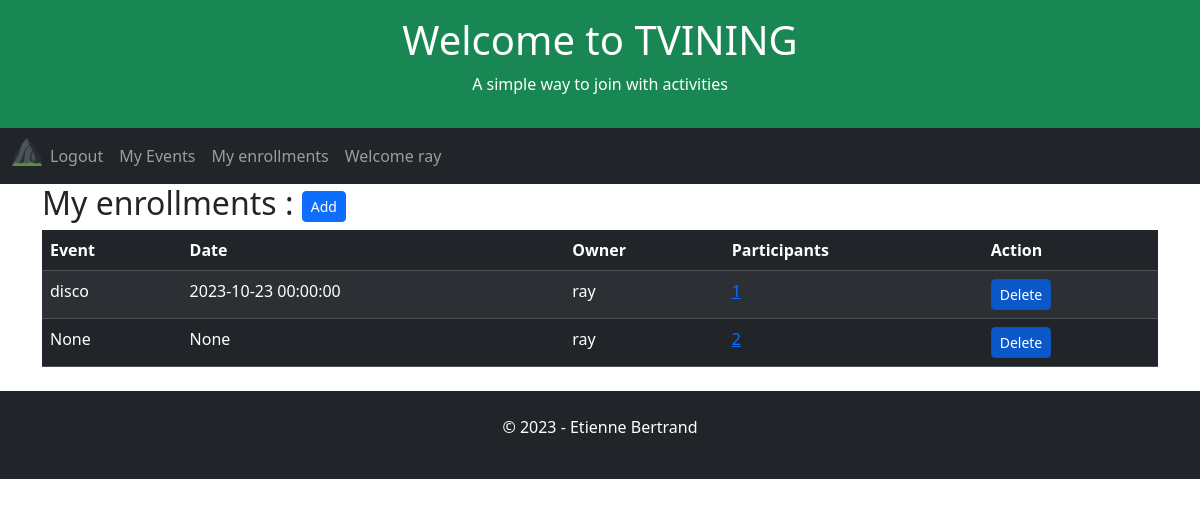
Screenshot of /user-enrollments (signed in) with the database file from the repository.
### app/models.py (models this page shows, shortened)
class User(UserMixin, db.Model):
    id = db.Column(db.Integer, primary_key=True)
    username = db.Column(db.String(64), index=True, unique=True)
    email = db.Column(db.String(120), index=True, unique=True)
    password_hash = db.Column(db.String(128))

class Enrollment(db.Model):
    id = db.Column(db.Integer, primary_key=True)
    user_id = db.Column(db.Integer, db.ForeignKey('user.id', name='fk_enrollment_user'), nullable=False)
    event_id = db.Column(db.Integer, db.ForeignKey('event.id', name='fk_enrollment_event'), nullable=False)
    date = db.Column(db.DateTime, index=True, default=datetime.utcnow)

class Event(db.Model):
    id = db.Column(db.Integer, primary_key=True)
    user_id = db.Column(db.Integer, db.ForeignKey('user.id', name='fk_event_user'), nullable=False)
    title = db.Column(db.String(255), nullable=False)
    date = db.Column(db.DateTime, index=True, default=datetime.utcnow)

### app/routes.py (the view)
@app.route('/user-enrollments', methods=['GET', 'POST', 'UPDATE'])
def userEnrollments():
    global appName, appSlogan, appTitle, db
    user_id = current_user.id
    userEnrollmentsAlias = alias(Enrollment)
    userEnrollments = db.session.query(
        Enrollment.id,
        Event.title,
        Event.date,
        Event.id.label('eventId'),
        User.username.label('owner'),
        func.count(userEnrollmentsAlias.c.user_id).label('participants')
    ).outerjoin(User, User.id == Enrollment.user_id
    ).outerjoin(Event, Enrollment.event_id == Event.id
    ).outerjoin(userEnrollmentsAlias, Enrollment.event_id == userEnrollmentsAlias.c.event_id
    ).group_by(Enrollment.id, Event.title, Event.date, Event.id, User.username
    ).filter(Enrollment.user_id == user_id
    ).all()
    return render_template(
        'user-enrollments.html',
        appName=appName,
        appTitle=appTitle,
        appSlogan=appSlogan,
        userEnrollments=userEnrollments)

### app/models.py (called while the page is built)
@login.user_loader
def load_user(id):
    return User.query.get(int(id))

### app/templates/user-enrollments.html
{% extends "home.html" %}
{% block content %}
    <h2>My enrollments : <button type="button" class="btn btn-primary btn-sm">Add</button></h2>
        <table class="table table-dark table-hover table-striped">
            <thead>
            <tr>
                <th>Event</th>
                <th>Date</th>
                <th>Owner</th>
                <th>Participants</th>
                <th>Action</th>
            </tr>
            </thead>
            <tbody>
                {% for enrollment in userEnrollments %}
                    <tr>
                        <td>{{ enrollment.title }}</td>
                        <td>{{ enrollment.date }}</td>
                        <td>{{ enrollment.owner }}</td>
                        <td><a href="{{ url_for('eventEnrollments') }}/{{enrollment.eventId}}" aria-pressed="true">{{ enrollment.participants }}</a></td>
                        <td>
                            <a href="{{ url_for('index') }}" class="btn btn-primary btn-sm active" role="button" aria-pressed="true">Delete</a>
                        </td>
                    </tr>
                {% endfor %}
            </tbody>
        </table>
{% endblock %}

### app/templates/home.html (shortened to what this page needs)
<!DOCTYPE html>
<html lang="en">
<head>
    <link href="https://cdn.jsdelivr.net/npm/bootstrap@5.3.2/dist/css/bootstrap.min.css" rel="stylesheet">
</head>
<body>
    <div class="p-3 bg-success text-white text-center">
    {% if appTitle %}
        <h1>{{ appTitle }}</h1>
        {% else %}
        <h1>hard coded appTitle xyz</h1>
    {% endif %}
    {% if appSlogan %}
        <p>{{ appSlogan }}</p>
        {% else %}
        <p>hard coded appSlogan xyz</p>
    {% endif %}
    </div>
    <nav class="navbar navbar-expand-lg bg-dark navbar-dark">
        <div class="container-fluid">
            <div class="collapse navbar-collapse" id="navbarNav">
            <ul class="navbar-nav">
                <li class="nav-item">
                    <a class="nav-brand" href="{{ url_for('index') }}">
                        <img src="{{ url_for('static', filename='/favicon_io/favicon-32x32.png') }}" width="30" height="30" alt="">
                    </a>
                </li>
                {% if current_user.is_anonymous %}
                <li class="nav-item">
                <a class="nav-link" href="{{ url_for('login') }}">Login</a>
                </li>
                <li class="nav-item">
                    <a class="nav-link" href="{{ url_for('register') }}">Subscribe</a>
                </li>
                {% else %}
                <li class="nav-item">
                    <a class="nav-link" href="{{ url_for('logout') }}">Logout</a>
                </li>
                <li class="nav-item">
                    <a class="nav-link" href="{{ url_for('userEvents') }}">My Events</a>
                </li>
                <li class="nav-item">
                    <a class="nav-link" href="{{ url_for('userEnrollments') }}">My enrollments</a>
                </li>
                <li class="nav-item">
                    <a class="nav-link" href="{{ url_for('index') }}">Welcome {{ current_user.username }}</a>
                </li>
                {% endif %}
            </ul>
            </div>
        </div>
    </nav>
    <div class="container">
        {% block content %}{% endblock %}
    </div>
    <div class="mt-4 p-4 bg-dark text-white text-center">
    <p>© 2023 - Etienne Bertrand</p>
    </div>
</body>
</html>

### rows the page displays
User: username "ray", title "None", date "None", owner "ray", participants "2"
Enrollment: title "disco", date "2023-10-23 00:00:00", owner "ray", participants "1"

### other values shown
{{ appTitle }} "Welcome to TVINING"
{{ appSlogan }} "A simple way to join with activities"
